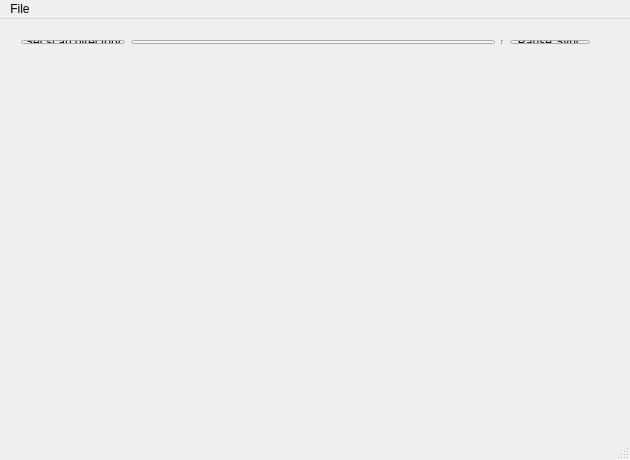
<?xml version="1.0" encoding="UTF-8"?>
<ui version="4.0">
 <class>MainWindow</class>
 <widget class="QMainWindow" name="MainWindow">
  <property name="geometry">
   <rect>
    <x>0</x>
    <y>0</y>
    <width>630</width>
    <height>460</height>
   </rect>
  </property>
  <property name="windowTitle">
   <string>MainWindow</string>
  </property>
  <widget class="QWidget" name="centralWidget">
   <widget class="QWidget" name="layoutWidget">
    <property name="geometry">
     <rect>
      <x>10</x>
      <y>10</y>
      <width>591</width>
      <height>26</height>
     </rect>
    </property>
    <layout class="QHBoxLayout" name="topLayout">
     <item>
      <widget class="QPushButton" name="btn_path">
       <property name="text">
        <string>Set scan directory</string>
       </property>
       <property name="icon">
        <iconset resource="resource.qrc">
         <normaloff>:/icons/Folder.png</normaloff>:/icons/Folder.png</iconset>
       </property>
      </widget>
     </item>
     <item>
      <widget class="QLineEdit" name="txt_path"/>
     </item>
     <item>
      <widget class="Line" name="line">
       <property name="orientation">
        <enum>Qt::Vertical</enum>
       </property>
      </widget>
     </item>
     <item>
      <widget class="QPushButton" name="btnSync">
       <property name="text">
        <string>Pause Sync</string>
       </property>
       <property name="icon">
        <iconset resource="resource.qrc">
         <normaloff>:/icons/Pause.png</normaloff>:/icons/Pause.png</iconset>
       </property>
      </widget>
     </item>
    </layout>
   </widget>
  </widget>
  <widget class="QMenuBar" name="menuBar">
   <property name="geometry">
    <rect>
     <x>0</x>
     <y>0</y>
     <width>630</width>
     <height>21</height>
    </rect>
   </property>
   <widget class="QMenu" name="menuSettings">
    <property name="title">
     <string>File</string>
    </property>
    <addaction name="actionSettings"/>
   </widget>
   <addaction name="menuSettings"/>
  </widget>
  <widget class="QStatusBar" name="statusBar"/>
  <action name="actionSettings">
   <property name="icon">
    <iconset resource="resource.qrc">
     <normaloff>:/icons/Settings.png</normaloff>:/icons/Settings.png</iconset>
   </property>
   <property name="text">
    <string>Settings</string>
   </property>
  </action>
 </widget>
 <layoutdefault spacing="6" margin="11"/>
 <resources>
  <include location="resource.qrc"/>
 </resources>
 <connections>
  <connection>
   <sender>btn_path</sender>
   <signal>clicked()</signal>
   <receiver>MainWindow</receiver>
   <slot>onClickSetDirectory()</slot>
   <hints>
    <hint type="sourcelabel">
     <x>82</x>
     <y>46</y>
    </hint>
    <hint type="destinationlabel">
     <x>113</x>
     <y>341</y>
    </hint>
   </hints>
  </connection>
  <connection>
   <sender>btnSync</sender>
   <signal>clicked()</signal>
   <receiver>MainWindow</receiver>
   <slot>onChangeSyncState()</slot>
   <hints>
    <hint type="sourcelabel">
     <x>579</x>
     <y>45</y>
    </hint>
    <hint type="destinationlabel">
     <x>545</x>
     <y>175</y>
    </hint>
   </hints>
  </connection>
  <connection>
   <sender>txt_path</sender>
   <signal>editingFinished()</signal>
   <receiver>MainWindow</receiver>
   <slot>onDirPathChange()</slot>
   <hints>
    <hint type="sourcelabel">
     <x>249</x>
     <y>46</y>
    </hint>
    <hint type="destinationlabel">
     <x>246</x>
     <y>133</y>
    </hint>
   </hints>
  </connection>
 </connections>
 <slots>
  <slot>onChangeSyncState()</slot>
  <slot>onDirPathChange()</slot>
 </slots>
</ui>
